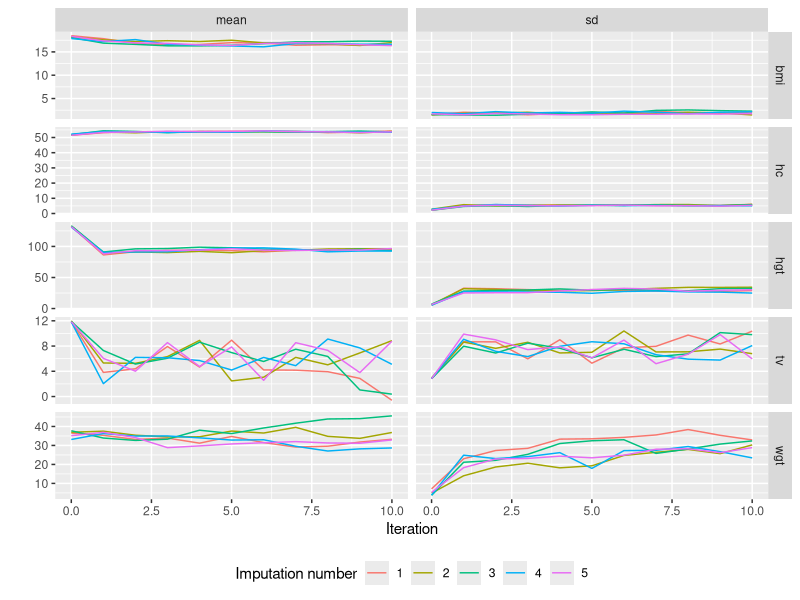

Here is the R script that generated this plot:
# set-up
library(dplyr)

# load the iteration history
it <- haven::read_sav("ConvergenceSPSS/it.sav")
vrbs <- names(it)[-c(1:3)]

# tidy dataframe
it_clean <- it %>%
  dplyr::mutate(
    .imp = as.numeric(Imputations_),
    .it = as.numeric(Iteration_),
    .ms = factor(SummaryStatistic_, labels = c("mean", "sd"))
  )
it_long <- tidyr::pivot_longer(it_clean, vrbs, names_to = "vrb")

# plot trace 
ggplot2::ggplot(it_long, ggplot2::aes(x = .data$.it, y = .data$value, color = as.factor(.data$.imp))) +
  ggplot2::geom_line() +
  ggplot2::facet_grid(vrb ~ .ms, scales = "free") +
  ggplot2::labs(
    x = "Iteration",
    y = "",
    color = "Imputation number"
  ) +
  ggplot2::theme(legend.position = "bottom")
